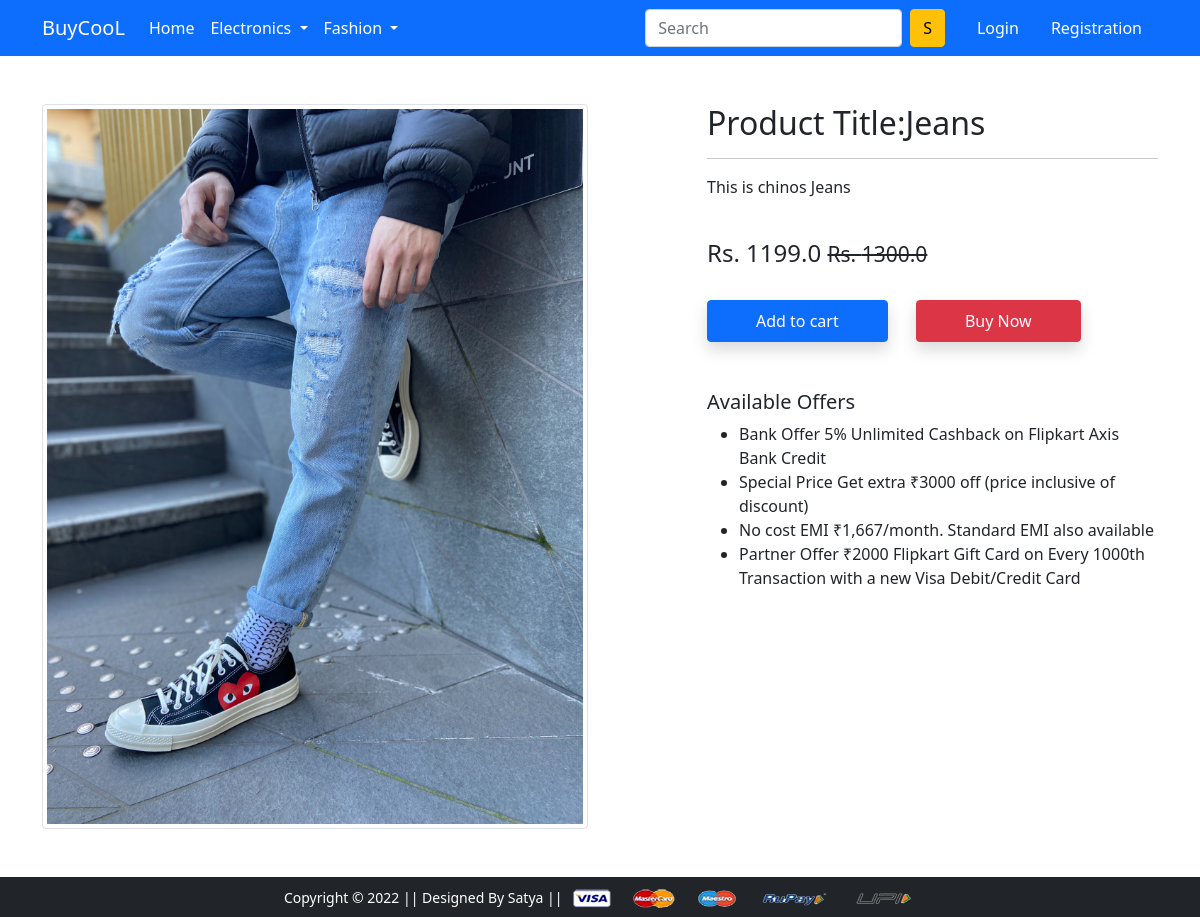
Screenshot of /product-detail/1 with the database file from the repository.
### app/models.py (models this page shows, shortened)
class Product(models.Model):
    title = models.CharField(max_length=100)
    selling_price = models.FloatField()
    discounted_price = models.FloatField()
    description = models.TextField()
    brand = models.CharField(max_length=100)
    catagory = models.CharField(choices=CATAGORY_CHOICES,max_length=2)
    product_image = models.ImageField(upload_to='productimg')

### app/views.py (the view)
# urls.py: path('product-detail/<int:pk>', views.ProductDetailView.as_view(), name='product-detail'),
class ProductDetailView(View):
    def get(self,request,pk):
        product = Product.objects.get(pk=pk)
        return render(request, 'app/productdetail.html',{'product':product})

### app/templates/app/productdetail.html (shortened to what this page needs)
{% extends 'app/base.html' %}
{% load static %}
{% block main-content %}
<div class="container my-5">
 <div class="row">
  <div class="col-sm-6 text-center align-self-center">
   <img src="{{ product.product_image.url }}" alt="" class="img-fluid img-thumbnail">
  </div>
  <div class="col-sm-5 offset-sm-1">
   <h2>Product Title:{{product.title}}</h2>
   <hr>
   <p>{{product.description}}</p> <br>
   <h4>Rs. {{product.discounted_price}} <small class="fw-light text-decoration-line-through">Rs. {{product.selling_price}}</small></h4> <br>
   <form action="/add-to-cart" class="d-inline">
    <button type="submit" class="btn btn-primary shadow px-5 py-2" >Add to cart</button>
   </form>
   <a href="{% url 'buy-now' %}" class="btn btn-danger shadow px-5 py-2 ms-4">Buy Now</a>
   <h5 class="mt-5">Available Offers</h5>
   <ul>
    <li>Bank Offer 5% Unlimited Cashback on Flipkart Axis Bank Credit</li>
    <li>Special Price Get extra ₹3000 off (price inclusive of discount)</li>
    <li>No cost EMI ₹1,667/month. Standard EMI also available</li>
    <li>Partner Offer ₹2000 Flipkart Gift Card on Every 1000th Transaction with a new Visa Debit/Credit Card</li>
   </ul>
  </div>
 </div>
</div>
{% endblock main-content %}

### rows the page displays
Product: product_image (picture), title "Jeans", description "This is chinos Jeans", discounted_price "1199.0", selling_price "1300.0"
